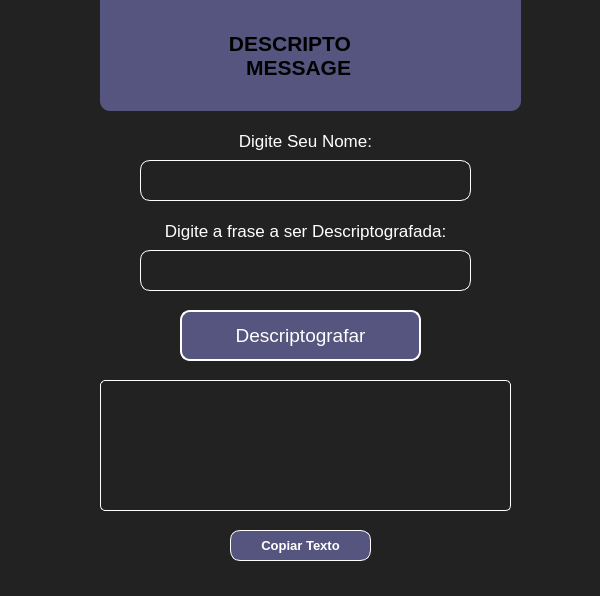
<?xml version="1.0" encoding="UTF-8"?>
<ui version="4.0">
 <class>Descripto</class>
 <widget class="QMainWindow" name="Descripto">
  <property name="geometry">
   <rect>
    <x>0</x>
    <y>0</y>
    <width>600</width>
    <height>596</height>
   </rect>
  </property>
  <property name="windowTitle">
   <string>Descripto</string>
  </property>
  <property name="styleSheet">
   <string notr="true">background-color: #222</string>
  </property>
  <widget class="QWidget" name="centralwidget">
   <widget class="QPushButton" name="DescriptoButton">
    <property name="geometry">
     <rect>
      <x>180</x>
      <y>310</y>
      <width>241</width>
      <height>51</height>
     </rect>
    </property>
    <property name="font">
     <font>
      <pointsize>14</pointsize>
     </font>
    </property>
    <property name="styleSheet">
     <string notr="true">border-style: solid;
background-color: rgb(85, 85, 127);
color: rgb(255, 255, 255);
padding: 5px;
border-width: 2px;
border-color: #fff;
border-radius: 10px;</string>
    </property>
    <property name="text">
     <string>Descriptografar</string>
    </property>
    <property name="iconSize">
     <size>
      <width>40</width>
      <height>40</height>
     </size>
    </property>
   </widget>
   <widget class="QLineEdit" name="fraseDes">
    <property name="geometry">
     <rect>
      <x>140</x>
      <y>250</y>
      <width>331</width>
      <height>41</height>
     </rect>
    </property>
    <property name="font">
     <font>
      <pointsize>12</pointsize>
     </font>
    </property>
    <property name="styleSheet">
     <string notr="true">border-style: solid;
color: rgb(255, 255, 255);
padding: 5px;
border-width: 1px;
border-color: #fff;
border-radius: 10px;</string>
    </property>
    <property name="text">
     <string/>
    </property>
   </widget>
   <widget class="QLabel" name="label_2">
    <property name="geometry">
     <rect>
      <x>140</x>
      <y>220</y>
      <width>331</width>
      <height>21</height>
     </rect>
    </property>
    <property name="font">
     <font>
      <pointsize>13</pointsize>
     </font>
    </property>
    <property name="styleSheet">
     <string notr="true">color: #fff; 
text-align: 'center';</string>
    </property>
    <property name="text">
     <string>Digite a frase a ser Descriptografada:</string>
    </property>
    <property name="alignment">
     <set>Qt::AlignCenter</set>
    </property>
   </widget>
   <widget class="QLabel" name="resultadoDes">
    <property name="geometry">
     <rect>
      <x>100</x>
      <y>380</y>
      <width>411</width>
      <height>131</height>
     </rect>
    </property>
    <property name="font">
     <font>
      <pointsize>14</pointsize>
     </font>
    </property>
    <property name="styleSheet">
     <string notr="true">color: #fff; padding: 5px;
border-style: solid;
border-width: 1px;
border-color: #fff;
border-radius: 5px;</string>
    </property>
    <property name="text">
     <string/>
    </property>
    <property name="textFormat">
     <enum>Qt::AutoText</enum>
    </property>
    <property name="scaledContents">
     <bool>true</bool>
    </property>
    <property name="alignment">
     <set>Qt::AlignCenter</set>
    </property>
    <property name="wordWrap">
     <bool>true</bool>
    </property>
   </widget>
   <widget class="QLineEdit" name="nomeDes">
    <property name="geometry">
     <rect>
      <x>140</x>
      <y>160</y>
      <width>331</width>
      <height>41</height>
     </rect>
    </property>
    <property name="font">
     <font>
      <pointsize>12</pointsize>
     </font>
    </property>
    <property name="styleSheet">
     <string notr="true">border-style: solid;
color: rgb(255, 255, 255);
padding: 5px;
border-width: 1px;
border-color: #fff;
border-radius: 10px;</string>
    </property>
    <property name="text">
     <string/>
    </property>
   </widget>
   <widget class="QLabel" name="label_4">
    <property name="geometry">
     <rect>
      <x>140</x>
      <y>130</y>
      <width>331</width>
      <height>21</height>
     </rect>
    </property>
    <property name="font">
     <font>
      <pointsize>13</pointsize>
     </font>
    </property>
    <property name="styleSheet">
     <string notr="true">color: #fff; 
text-align: 'center';</string>
    </property>
    <property name="text">
     <string>Digite Seu Nome:</string>
    </property>
    <property name="alignment">
     <set>Qt::AlignCenter</set>
    </property>
   </widget>
   <widget class="QPushButton" name="pasteButton2">
    <property name="geometry">
     <rect>
      <x>230</x>
      <y>530</y>
      <width>141</width>
      <height>31</height>
     </rect>
    </property>
    <property name="font">
     <font>
      <pointsize>10</pointsize>
      <weight>75</weight>
      <bold>true</bold>
     </font>
    </property>
    <property name="styleSheet">
     <string notr="true">color: rgb(255, 255, 255);
background-color: rgb(85, 85, 127);
border-style: solid;
border-width: 1px;
border-color: #fff;
border-radius: 10px;</string>
    </property>
    <property name="text">
     <string>Copiar Texto</string>
    </property>
    <property name="iconSize">
     <size>
      <width>40</width>
      <height>40</height>
     </size>
    </property>
   </widget>
   <widget class="QLabel" name="resultado_2Des">
    <property name="geometry">
     <rect>
      <x>230</x>
      <y>565</y>
      <width>151</width>
      <height>21</height>
     </rect>
    </property>
    <property name="font">
     <font>
      <pointsize>11</pointsize>
     </font>
    </property>
    <property name="styleSheet">
     <string notr="true">
color: rgb(255, 255, 0);</string>
    </property>
    <property name="text">
     <string/>
    </property>
    <property name="textFormat">
     <enum>Qt::AutoText</enum>
    </property>
    <property name="scaledContents">
     <bool>true</bool>
    </property>
    <property name="alignment">
     <set>Qt::AlignCenter</set>
    </property>
    <property name="wordWrap">
     <bool>true</bool>
    </property>
   </widget>
   <widget class="QFrame" name="frame">
    <property name="geometry">
     <rect>
      <x>100</x>
      <y>-10</y>
      <width>421</width>
      <height>121</height>
     </rect>
    </property>
    <property name="styleSheet">
     <string notr="true">background-color: rgb(85, 85, 127);
border-radius: 10px;</string>
    </property>
    <property name="frameShape">
     <enum>QFrame::StyledPanel</enum>
    </property>
    <property name="frameShadow">
     <enum>QFrame::Raised</enum>
    </property>
    <widget class="QLabel" name="label">
     <property name="geometry">
      <rect>
       <x>270</x>
       <y>20</y>
       <width>81</width>
       <height>81</height>
      </rect>
     </property>
     <property name="font">
      <font>
       <pointsize>7</pointsize>
      </font>
     </property>
     <property name="text">
      <string/>
     </property>
     <property name="pixmap">
      <pixmap>img/criptografado.png</pixmap>
     </property>
     <property name="scaledContents">
      <bool>true</bool>
     </property>
    </widget>
    <widget class="QLabel" name="label_3">
     <property name="geometry">
      <rect>
       <x>100</x>
       <y>40</y>
       <width>151</width>
       <height>51</height>
      </rect>
     </property>
     <property name="font">
      <font>
       <pointsize>16</pointsize>
       <weight>75</weight>
       <bold>true</bold>
      </font>
     </property>
     <property name="text">
      <string>DESCRIPTO 
 MESSAGE</string>
     </property>
     <property name="alignment">
      <set>Qt::AlignRight|Qt::AlignTrailing|Qt::AlignVCenter</set>
     </property>
    </widget>
   </widget>
  </widget>
 </widget>
 <resources/>
 <connections/>
</ui>
